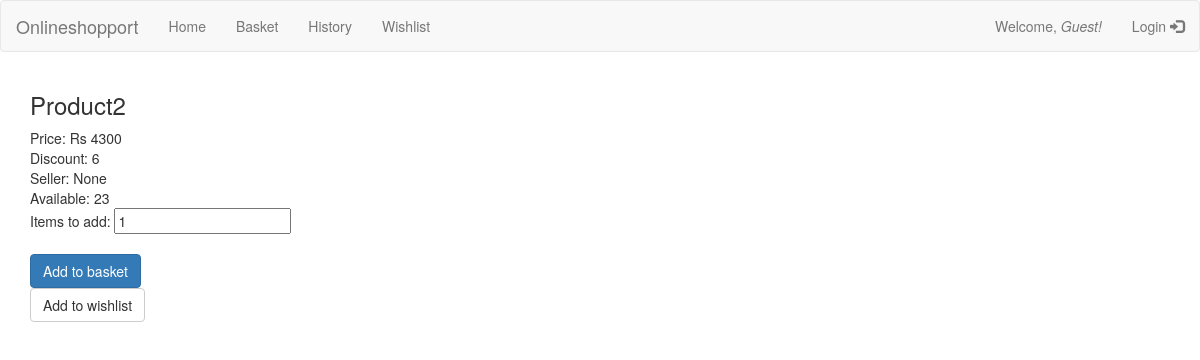
Page /Product2/details/ on the earlier database version.
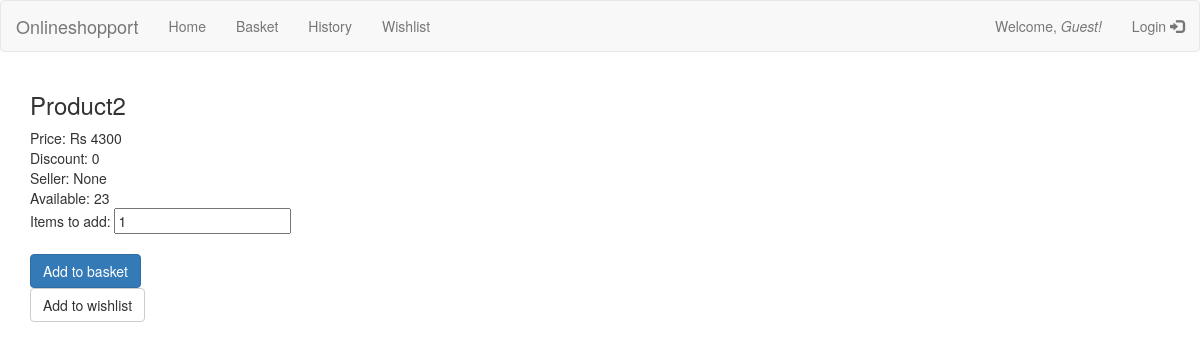
Same page on the later database version.
### osp/models.py (models this page shows, shortened)
class Item(models.Model):
    name = models.CharField(max_length=50)
    cost = models.IntegerField()
    discount = models.SmallIntegerField(default=0)
    available = models.IntegerField(default=1)
    purchase_quantity = models.IntegerField(default=0)
    listed = models.BooleanField(default=True)
    basket = models.ManyToManyField(Basket)
    wishlist = models.ManyToManyField(Wishlist)
    seller = models.CharField(max_length=50, null=True)

### osp/views.py (the view)
# urls.py: url(r'^(?P<prod_name>.+)/details/$', views.detail, name='detail'),
def detail(request, prod_name):
    item = Item.objects.get(name=prod_name, listed=True)
    if request.user.has_perm('osp.change_item') and item.seller == request.user.username:
        edit = True
    else:
        edit = False
    context = {'item': item,
               'edit': edit }
    return render(request, 'osp/detail.html', context)

### osp/templates/osp/detail.html (shortened to what this page needs)
{% extends "osp/base.html" %}
{% block content %}
<h3>{{ item.name }}</h3>
Price: Rs {{ item.cost }}
<br>
Discount: {{ item.discount }}
<br>
Seller: {{ item.seller }}
<br>
Available: {{ item.available }}
{% if not edit %}
<form action="{% url 'osp:add_to_basket' item.name %}" method="post">
Items to add: <input type="number" name="numofitems" id="numofitems" value="1"/>
<br>
<br>
<input type="submit" class="btn btn-primary" value="Add to basket" />
</form>
<form action="{% url 'osp:add_to_wishlist' item.name %}" method="post">
<input type="submit" class="btn btn-default" value="Add to wishlist" />
</form>
{% endif %}
{% endblock %}

Differences in the rows shown:
changed Item "Product2": discount "6" → "0"
